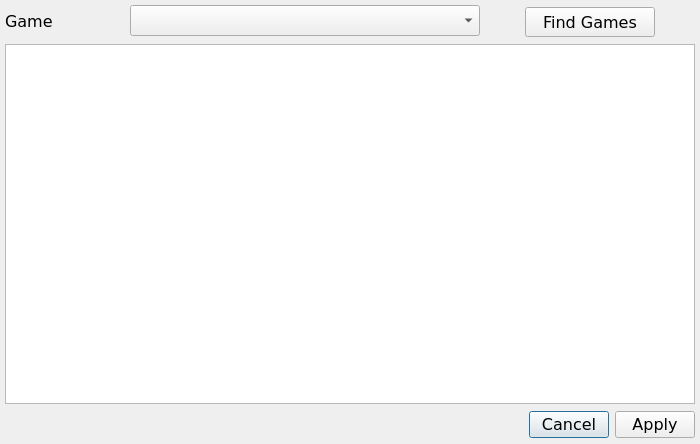
<?xml version="1.0" encoding="UTF-8"?>
<ui version="4.0">
 <class>winGameWizard</class>
 <widget class="QDialog" name="winGameWizard">
  <property name="windowModality">
   <enum>Qt::ApplicationModal</enum>
  </property>
  <property name="geometry">
   <rect>
    <x>0</x>
    <y>0</y>
    <width>700</width>
    <height>444</height>
   </rect>
  </property>
  <property name="font">
   <font>
    <family>Verdana</family>
    <pointsize>12</pointsize>
   </font>
  </property>
  <property name="windowTitle">
   <string>Game Set Up Wizard</string>
  </property>
  <property name="modal">
   <bool>true</bool>
  </property>
  <widget class="QLabel" name="lblGame">
   <property name="geometry">
    <rect>
     <x>5</x>
     <y>11</y>
     <width>120</width>
     <height>20</height>
    </rect>
   </property>
   <property name="text">
    <string>Game</string>
   </property>
  </widget>
  <widget class="QComboBox" name="cboGame">
   <property name="geometry">
    <rect>
     <x>130</x>
     <y>5</y>
     <width>350</width>
     <height>31</height>
    </rect>
   </property>
  </widget>
  <widget class="QDialogButtonBox" name="btnBoxOptions">
   <property name="geometry">
    <rect>
     <x>5</x>
     <y>409</y>
     <width>690</width>
     <height>32</height>
    </rect>
   </property>
   <property name="orientation">
    <enum>Qt::Horizontal</enum>
   </property>
   <property name="standardButtons">
    <set>QDialogButtonBox::Apply|QDialogButtonBox::Cancel</set>
   </property>
  </widget>
  <widget class="QTableView" name="tblGame">
   <property name="geometry">
    <rect>
     <x>5</x>
     <y>44</y>
     <width>690</width>
     <height>360</height>
    </rect>
   </property>
   <property name="editTriggers">
    <set>QAbstractItemView::NoEditTriggers</set>
   </property>
   <property name="selectionMode">
    <enum>QAbstractItemView::SingleSelection</enum>
   </property>
   <property name="selectionBehavior">
    <enum>QAbstractItemView::SelectRows</enum>
   </property>
  </widget>
  <widget class="QPushButton" name="btnFind">
   <property name="geometry">
    <rect>
     <x>525</x>
     <y>7</y>
     <width>130</width>
     <height>30</height>
    </rect>
   </property>
   <property name="text">
    <string>Find Games</string>
   </property>
  </widget>
 </widget>
 <resources/>
 <connections>
  <connection>
   <sender>btnBoxOptions</sender>
   <signal>clicked(QAbstractButton*)</signal>
   <receiver>winGameWizard</receiver>
   <slot>accept()</slot>
   <hints>
    <hint type="sourcelabel">
     <x>349</x>
     <y>460</y>
    </hint>
    <hint type="destinationlabel">
     <x>349</x>
     <y>239</y>
    </hint>
   </hints>
  </connection>
  <connection>
   <sender>btnBoxOptions</sender>
   <signal>rejected()</signal>
   <receiver>winGameWizard</receiver>
   <slot>reject()</slot>
   <hints>
    <hint type="sourcelabel">
     <x>349</x>
     <y>460</y>
    </hint>
    <hint type="destinationlabel">
     <x>349</x>
     <y>239</y>
    </hint>
   </hints>
  </connection>
 </connections>
</ui>
